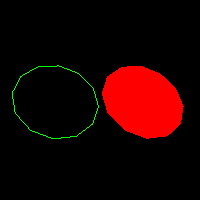

Generate this figure with Python:
#!/usr/bin/env python

# Demonstrate vtkRegularPolygonSource by creating a closed polyline
# and a filled polygon side by side.

# Factory overrides
import vtkmodules.vtkInteractionStyle  # noqa: F401
import vtkmodules.vtkRenderingFreeType  # noqa: F401
import vtkmodules.vtkRenderingOpenGL2  # noqa: F401

from vtkmodules.vtkFiltersSources import vtkRegularPolygonSource
from vtkmodules.vtkRenderingCore import (
    vtkActor,
    vtkPolyDataMapper,
    vtkRenderWindow,
    vtkRenderWindowInteractor,
    vtkRenderer,
)

# Polyline (unfilled polygon outline)
polyline = vtkRegularPolygonSource()
polyline.SetCenter(1, 1, 1)
polyline.SetRadius(1)
polyline.SetNumberOfSides(12)
polyline.SetNormal(1, 2, 3)
polyline.GeneratePolylineOn()
polyline.GeneratePolygonOff()

polyline_mapper = vtkPolyDataMapper()
polyline_mapper.SetInputConnection(polyline.GetOutputPort())

polyline_actor = vtkActor()
polyline_actor.SetMapper(polyline_mapper)
polyline_actor.GetProperty().SetColor(0, 1, 0)
polyline_actor.GetProperty().SetAmbient(1)

# Filled polygon
polygon = vtkRegularPolygonSource()
polygon.SetCenter(3, 1, 1)
polygon.SetRadius(1)
polygon.SetNumberOfSides(12)
polygon.SetNormal(1, 2, 3)
polygon.GeneratePolylineOff()
polygon.GeneratePolygonOn()

polygon_mapper = vtkPolyDataMapper()
polygon_mapper.SetInputConnection(polygon.GetOutputPort())

polygon_actor = vtkActor()
polygon_actor.SetMapper(polygon_mapper)
polygon_actor.GetProperty().SetColor(1, 0, 0)
polygon_actor.GetProperty().SetAmbient(1)

# Renderer
renderer = vtkRenderer()
renderer.AddActor(polyline_actor)
renderer.AddActor(polygon_actor)
renderer.SetBackground(0, 0, 0)

# Window
render_window = vtkRenderWindow()
render_window.AddRenderer(renderer)
render_window.SetSize(200, 200)
render_window.SetWindowName("regular polygon source sides")

# Interactor
interactor = vtkRenderWindowInteractor()
interactor.SetRenderWindow(render_window)

interactor.Initialize()
interactor.Start()
